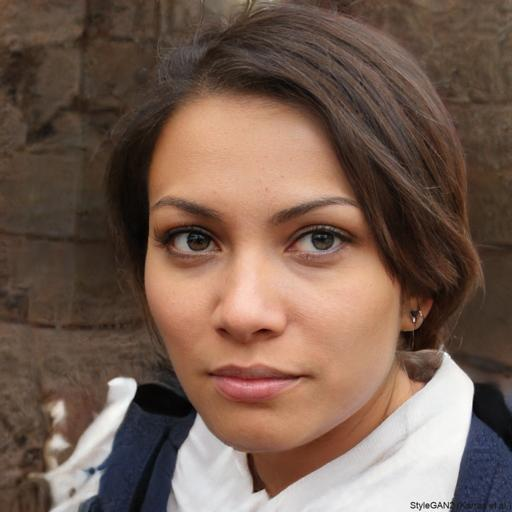
#> input picture dataset/fake/00bc43b8-4151-4a6f-9370-002f2f3e918d.jpg, 512 x 512 px; the run also reads 1 picture not shown here
$ jupyter execute preprocessing_demo.ipynb
#> lines starting #> are read from the running program, lines starting #| are printed output that depends on the picture
### src/preprocessing/patch_generator.py
import PIL.Image
import cv2
import numpy as np
import random
import concurrent.futures

def img_to_patches(input_path:str) -> tuple:
    """
    Returns 32x32 patches of a resized 256x256 images,
    it returns 64x64 patches on grayscale and 64x64 patches
    on the RGB color scale
    --------------------------------------------------------
    ## parameters:
    - input_path: Accepts input path of the image
    """
    img = PIL.Image.open(fp=input_path)
    if(input_path[-3:]!='jpg' or input_path[-4:]!='jpeg'):
        img = img.convert('RGB')
    if(img.size!=(256,256)):
        img = img.resize(size=(256,256))
    patch_size = 32
    grayscale_imgs = []
    imgs = []
    for i in range(0,img.height,patch_size):
        for j in range(0, img.width, patch_size):
            box = (j,i,j+patch_size,i+patch_size)
            img_color = np.asarray(img.crop(box))
            grayscale_image = cv2.cvtColor(src=img_color, code=cv2.COLOR_RGB2GRAY)
            grayscale_imgs.append(grayscale_image.astype(dtype=np.int32))
            imgs.append(img_color)
    return grayscale_imgs,imgs


def get_l1(v,x,y):
    l1=0
    # 1 to m, 1 to m-1
    for i in range(0,y-1):
        for j  in range(0,x):
            l1+=abs(v[j][i]-v[j][i+1])
    return l1

def get_l2(v,x,y):
    l2=0
    # 1 to m-1, 1 to m
    for i in range(0,y):
        for j  in range(0,x-1):
            l2+=abs(v[j][i]-v[j+1][i])
    return l2

def get_l3l4(v,x,y):
    l3=l4=0
    # 1 to m-1, 1 to m-1
    for i in range(0,y-1):
        for j  in range(0,x-1):
            l3+=abs(v[j][i]-v[j+1][i+1])
            l4+=abs(v[j+1][i]-v[j][i+1])

    return l3+l4

def get_pixel_var_degree_for_patch(patch:np.array)->int:
    """
    gives pixel variation for a given patch
    ---------------------------------------
    ## parameters:
    - patch: accepts a numpy array format of the patch of an image
    """
    x,y = patch.shape
    l1=l2=l3l4=0

    with concurrent.futures.ThreadPoolExecutor(max_workers=3) as executor:
        future_l1 = executor.submit(get_l1,patch,x,y)
        future_l2 = executor.submit(get_l2,patch,x,y)
        future_l3l4 = executor.submit(get_l3l4,patch,x,y)

        l1 = future_l1.result()
        l2 = future_l2.result()
        l3l4 = future_l3l4.result()

    return  l1+l2+l3l4


def extract_rich_and_poor_textures(variance_values:list, patches:list):
    """
    returns a list of rich texture and poor texture patches respectively
    --------------------------------------------------------------------
    ## parameters:
    - variance_values: list of values that are pixel variances of each patch
    - color_patches: coloured patches of the target image
    """
    threshold = np.mean(variance_values)
    rich_texture_patches = []
    poor_texture_patches = []
    for i,j in enumerate(variance_values):
        if j >= threshold:
            rich_texture_patches.append(patches[i])
        else:
            poor_texture_patches.append(patches[i])

    return rich_texture_patches, poor_texture_patches


def get_complete_image(patches:list, coloured=True):
    """
    Develops complete 265x256 image from rich and poor texture patches
    ------------------------------------------------------------------
    ## parameters:
    - patches: Takes a list of rich or poor texture patches
    """
    random.shuffle(patches)
    p_len = len(patches)
    while len(patches)<64:
        patches.append(patches[random.randint(0, p_len-1)])

    if(coloured==True):
        grid = np.asarray(patches).reshape((8,8,32,32,3))
    else:
        grid = np.asarray(patches).reshape((8,8,32,32))


    # joins columns to only leave rows
    rows = [np.concatenate(grid[i,:], axis=1) for i in range(8)]

    # joins the rows to create the final image
    img = np.concatenate(rows,axis=0)

    return img


def smash_n_reconstruct(input_path:str, coloured=True):
    """
    Performs the SmashnReconstruct part of preprocesing
    reference: [link](https://arxiv.org/abs/2311.12397)

    return rich_texture,poor_texture

    ----------------------------------------------------
    ## parameters:
    - input_path: Accepts input path of the image
    """
    gray_scale_patches, color_patches = img_to_patches(input_path=input_path)
    pixel_var_degree = []
    for patch in gray_scale_patches:
        pixel_var_degree.append(get_pixel_var_degree_for_patch(patch))

    # r_patch = list of rich texture patches, p_patch = list of poor texture patches
    if(coloured):
        r_patch,p_patch = extract_rich_and_poor_textures(variance_values=pixel_var_degree,patches=color_patches)
    else:
        r_patch,p_patch = extract_rich_and_poor_textures(variance_values=pixel_var_degree,patches=gray_scale_patches)
    rich_texture,poor_texture = None,None

    with concurrent.futures.ThreadPoolExecutor(max_workers=4) as executor:
        rich_texture_future = executor.submit(get_complete_image,r_patch,coloured)
        poor_texture_future = executor.submit(get_complete_image,p_patch,coloured)

        rich_texture = rich_texture_future.result()
        poor_texture = poor_texture_future.result()

    return rich_texture, poor_texture

if __name__=="main":
    smash_n_reconstruct(input_path="placeholder")

### src/preprocessing/filters.py
import numpy as np
import cv2
from scipy.ndimage import rotate

def apply_filter_a(src:np.ndarray):
    src_copy = np.copy(src)
    f1 = np.array([[[ 0,  0,  0,  0,  0],
        [ 0,  1,  0,  0,  0],
        [ 0,  0, -1,  0,  0],
        [ 0,  0,  0,  0,  0],
        [ 0,  0,  0,  0,  0]],

       [[ 0,  0,  0,  0,  0],
        [ 0,  0,  1,  0,  0],
        [ 0,  0, -1,  0,  0],
        [ 0,  0,  0,  0,  0],
        [ 0,  0,  0,  0,  0]],

       [[ 0,  0,  0,  0,  0],
        [ 0,  0,  0,  1,  0],
        [ 0,  0, -1,  0,  0],
        [ 0,  0,  0,  0,  0],
        [ 0,  0,  0,  0,  0]],

       [[ 0,  0,  0,  0,  0],
        [ 0,  0,  0,  0,  0],
        [ 0,  0, -1,  1,  0],
        [ 0,  0,  0,  0,  0],
        [ 0,  0,  0,  0,  0]],

       [[ 0,  0,  0,  0,  0],
        [ 0,  0,  0,  0,  0],
        [ 0,  0, -1,  0,  0],
        [ 0,  0,  0,  1,  0],
        [ 0,  0,  0,  0,  0]],

       [[ 0,  0,  0,  0,  0],
        [ 0,  0,  0,  0,  0],
        [ 0,  0, -1,  0,  0],
        [ 0,  0,  1,  0,  0],
        [ 0,  0,  0,  0,  0]],

       [[ 0,  0,  0,  0,  0],
        [ 0,  0,  0,  0,  0],
        [ 0,  0, -1,  0,  0],
        [ 0,  1,  0,  0,  0],
        [ 0,  0,  0,  0,  0]],

       [[ 0,  0,  0,  0,  0],
        [ 0,  0,  0,  0,  0],
        [ 0,  1, -1,  0,  0],
        [ 0,  0,  0,  0,  0],
        [ 0,  0,  0,  0,  0]]])

    img = cv2.filter2D(src=src_copy, kernel=f1[0], ddepth=-1)
    for filter in f1[1:]:
        img = cv2.add(img,cv2.filter2D(src=src_copy, kernel=filter, ddepth=-1))

    return img//8

def apply_filter_b(src:np.ndarray):
    src_copy = np.copy(src)
    f2 = np.array([[[ 0,  0,  0,  0,  0],
                    [ 0,  2,  1,  0,  0],
                    [ 0,  1, -3,  0,  0],
                    [ 0,  0,  0,  1,  0],
                    [ 0,  0,  0,  0,  0]],

                    [[ 0,  0, -1,  0,  0],
                    [ 0,  0,  3,  0,  0],
                    [ 0,  0, -3,  0,  0],
                    [ 0,  0,  1,  0,  0],
                    [ 0,  0,  0,  0,  0]],

                    [[ 0,  0,  0,  0,  0],
                    [ 0,  0,  1,  2,  0],
                    [ 0,  0, -3,  1,  0],
                    [ 0,  1,  0,  0,  0],
                    [ 0,  0,  0,  0,  0]],

                    [[ 0,  0,  0,  0,  0],
                    [ 0,  0,  0,  0,  0],
                    [ 0,  1, -3,  3, -1],
                    [ 0,  0,  0,  0,  0],
                    [ 0,  0,  0,  0,  0]],

                    [[ 0,  0,  0,  0,  0],
                    [ 0,  1,  0,  0,  0],
                    [ 0,  0, -3,  1,  0],
                    [ 0,  0,  1,  2,  0],
                    [ 0,  0,  0,  0,  0]],

                    [[ 0,  0,  0,  0,  0],
                    [ 0,  0,  1,  0,  0],
                    [ 0,  0, -3,  0,  0],
                    [ 0,  0,  3,  0,  0],
                    [ 0,  0, -1,  0,  0]],

                    [[ 0,  0,  0,  0,  0],
                    [ 0,  0,  0,  1,  0],
                    [ 0,  1, -3,  0,  0],
                    [ 0,  2,  1,  0,  0],
                    [ 0,  0,  0,  0,  0]],

                    [[ 0,  0,  0,  0,  0],
                    [ 0,  0,  0,  0,  0],
                    [-1,  3, -3,  1,  0],
                    [ 0,  0,  0,  0,  0],
                    [ 0,  0,  0,  0,  0]]])

    img = cv2.filter2D(src=src_copy, kernel=f2[0], ddepth=-1)
    for filter in f2[1:]:
        img = cv2.add(img,cv2.filter2D(src=src_copy, kernel=filter, ddepth=-1))

    return img//8


def apply_filter_c(src:np.ndarray):
    src_copy=np.copy(src)
    f3 = np.array([[[ 0,  0,  0,  0,  0],
                    [ 0,  0,  1,  0,  0],
                    [ 0,  0, -2,  0,  0],
                    [ 0,  0,  1,  0,  0],
                    [ 0,  0,  0,  0,  0]],

                    [[ 0,  0,  0,  0,  0],
                    [ 0,  0,  0,  0,  0],
                    [ 0,  1, -2,  1,  0],
                    [ 0,  0,  0,  0,  0],
                    [ 0,  0,  0,  0,  0]],

                    [[ 0,  0,  0,  0,  0],
                    [ 0,  1,  0,  0,  0],
                    [ 0,  0, -2,  0,  0],
                    [ 0,  0,  0,  1,  0],
                    [ 0,  0,  0,  0,  0]],

                    [[ 0,  0,  0,  0,  0],
                    [ 0,  0,  0,  1,  0],
                    [ 0,  0, -2,  0,  0],
                    [ 0,  1,  0,  0,  0],
                    [ 0,  0,  0,  0,  0]]])

    img = cv2.filter2D(src=src_copy, kernel=f3[0], ddepth=-1)
    for filter in f3[1:]:
        img = cv2.add(img,cv2.filter2D(src=src_copy, kernel=filter, ddepth=-1))

    return img//4


def apply_filter_d(src:np.ndarray):
    src_copy=np.copy(src)
    f4 = np.array([[[ 0,  0,  0,  0,  0],
                    [ 0, -1,  2, -1,  0],
                    [ 0,  2, -4,  2,  0],
                    [ 0,  0,  0,  0,  0],
                    [ 0,  0,  0,  0,  0]],

                    [[ 0,  0,  0,  0,  0],
                    [ 0, -1,  2,  0,  0],
                    [ 0,  2, -4,  0,  0],
                    [ 0, -1,  2,  0,  0],
                    [ 0,  0,  0,  0,  0]],

                    [[ 0,  0,  0,  0,  0],
                    [ 0,  0,  0,  0,  0],
                    [ 0,  2, -4,  2,  0],
                    [ 0, -1,  2, -1,  0],
                    [ 0,  0,  0,  0,  0]],

                    [[ 0,  0,  0,  0,  0],
                    [ 0,  0,  2, -1,  0],
                    [ 0,  0, -4,  2,  0],
                    [ 0,  0,  2, -1,  0],
                    [ 0,  0,  0,  0,  0]]])

    img = cv2.filter2D(src=src_copy, kernel=f4[0], ddepth=-1)
    for filter in f4[1:]:
        img = cv2.add(img,cv2.filter2D(src=src_copy, kernel=filter, ddepth=-1))

    return img//4

def apply_filter_e(src:np.ndarray):
    src_copy=np.copy(src)
    f5 = np.array([[[  1,   2,  -2,   2,   1],
                    [  2,  -6,   8,  -6,   2],
                    [ -2,   8, -12,   8,  -2],
                    [  0,   0,   0,   0,   0],
                    [  0,   0,   0,   0,   0]],

                [[  1,   2,  -2,   0,   0],
                    [  2,  -6,   8,   0,   0],
                    [ -2,   8, -12,   0,   0],
                    [  2,  -6,   8,   0,   0],
                    [  1,   2,  -2,   0,   0]],

                [[  0,   0,   0,   0,   0],
                    [  0,   0,   0,   0,   0],
                    [ -2,   8, -12,   8,  -2],
                    [  2,  -6,   8,  -6,   2],
                    [  1,   2,  -2,   2,   1]],

                [[  0,   0,  -2,   2,   1],
                    [  0,   0,   8,  -6,   2],
                    [  0,   0, -12,   8,  -2],
                    [  0,   0,   8,  -6,   2],
                    [  0,   0,  -2,   2,   1]]])

    img = cv2.filter2D(src=src_copy, kernel=f5[0], ddepth=-1)
    for filter in f5[1:]:
        img=cv2.add(img,cv2.filter2D(src=src_copy, kernel=filter, ddepth=-1))

    return img//4

def apply_filter_f(src:np.ndarray):
    src_copy=np.copy(src)
    f5 = np.asarray([[ 0,  0,  0,  0,  0],
                    [ 0,  -1,  2, -1,  0],
                    [ 0,  2,  -4,  2,  0],
                    [ 0,  -1,  2, -1,  0],
                    [ 0,  0,  0,  0,  0]])

    img = cv2.filter2D(src=src_copy, kernel=f5, ddepth=-1)
    return img


def apply_filter_g(src:np.ndarray):
    src_copy=np.copy(src)
    f5 = np.asarray([[ -1,   2,  -2,   2,  -1],
                    [  2,  -6,   8,  -6,   2],
                    [ -2,   8, -12,   8,  -2],
                    [  2,  -6,   8,  -6,   2],
                    [ -1,   2,  -2,   2,  -1]])

    img = cv2.filter2D(src=src_copy, kernel=f5, ddepth=-1)
    return img

def apply_all_filters(src:np.ndarray):
    src_copy = np.copy(src)
    img = np.array(cv2.cvtColor((apply_filter_a(src_copy) + apply_filter_b(src_copy) + apply_filter_c(src_copy) + \
            apply_filter_d(src_copy) + apply_filter_e(src_copy) + apply_filter_f(src_copy) + apply_filter_g(src_copy)), cv2.COLOR_RGB2GRAY)//7)
    img_thresh = np.median(img)+2
    return cv2.threshold(img,img_thresh,255,cv2.THRESH_BINARY)[1]

### src/preprocessing_demo.ipynb
[cell 1]
# --- Importing necessary libraries and modules ---
from preprocessing.filters import apply_all_filters  # Import the function that applies all predefined filters to an image
from preprocessing.patch_generator import smash_n_reconstruct  # Import the function to generate rich and poor texture patches from an image
import matplotlib.pyplot as plt
import numpy as np

### Processing AI generated Image

[cell 2]
# --- Extracting rich and poor texture patches from an AI-generated image ---
rt1, pt1 = smash_n_reconstruct('../dataset/fake/00bc43b8-4151-4a6f-9370-002f2f3e918d.jpg')  # Extract rich texture (rt1) and poor texture (pt1) from an AI-generated image
#> in img_to_patches, img is the input picture: PIL image 512x512 RGB; mean R, G, B 117.8, 93.7, 80.6
#> after the loop in img_to_patches, `for i in range(0,img.height,patch_size):`:
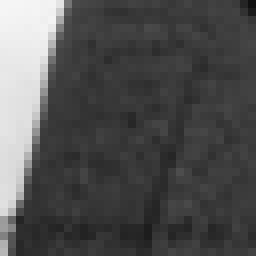
#> grayscale_image: shape (32, 32) (shown 8 times larger); min 16, max 245, mean 80.2
#> after the loop in img_to_patches, `for i in range(0,img.height,patch_size):`: grayscale_imgs = 64 items
#> the loop in smash_n_reconstruct, `for patch in gray_scale_patches:` made 64 passes
#> the loop in extract_rich_and_poor_textures, `for i,j in enumerate(variance_values):` made 64 passes
#> j on passes 1 to 12: 15112, 15232, 17698, 24931, 28151, 27856, 15708, 14191, 15259, 14386, 18797, 22244
#> in smash_n_reconstruct, `rich_texture = rich_texture_future.result()`:
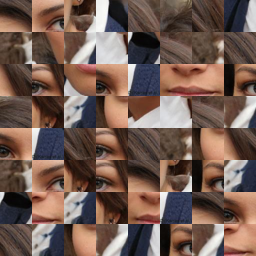
#> rich_texture: shape (256, 256, 3); mean of channels 0, 1, 2 115.3, 91.8, 82.1; drawn as R, G, B
#> in smash_n_reconstruct, `poor_texture = poor_texture_future.result()`:
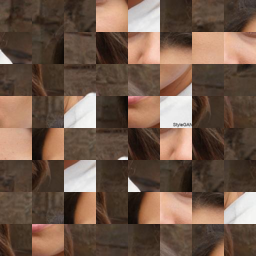
#> poor_texture: shape (256, 256, 3); mean of channels 0, 1, 2 112.6, 89, 73.9; drawn as R, G, B

# --- Visualizing the rich and poor textures of the AI-generated image ---
plt.subplot(1,2,1)  # Create a subplot with 1 row and 2 columns, plot on the first subplot
plt.imshow(rt1)  # Display the rich texture image
plt.title('rich texture - AI generated image')  # Title for the rich texture subplot

plt.subplot(1,2,2)  # Plot on the second subplot
plt.imshow(pt1)  # Display the poor texture image
plt.title('poor texture - AI generated')  # Title for the poor texture subplot

plt.show()  # Show the combined plot for both textures
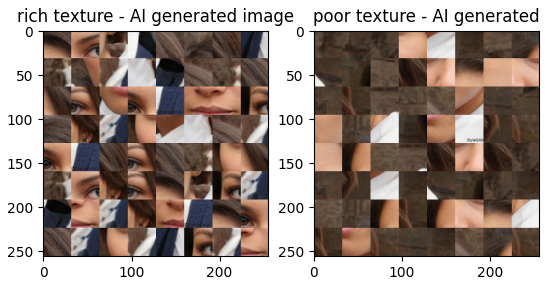
#> figure drawn by matplotlib, 2 panels

### Applying high pass filters

[cell 3]
# --- Apply high pass filters to the rich and poor textures of the AI-generated image ---
rt1 = apply_all_filters(rt1)  # Apply the filter to the rich texture
#> after the loop in apply_filter_a, `for filter in f1[1:]:`:
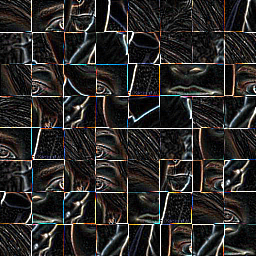
#> img: shape (256, 256, 3); mean of channels 0, 1, 2 42.7, 40.7, 39.2; drawn as R, G, B
#> in apply_all_filters, `return cv2.threshold(img,img_thresh,255,cv2.THRESH_BINARY)[1]`:
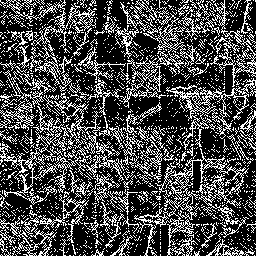
#> returned value: shape (256, 256); 28.7% white in thin lines or dots
pt1 = apply_all_filters(pt1)  # Apply the filter to the poor texture
#> after the loop in apply_filter_a (call 2), `for filter in f1[1:]:`:
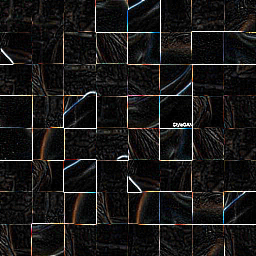
#> img: shape (256, 256, 3); mean of channels 0, 1, 2 24.1, 22.9, 22.3; drawn as R, G, B
#> in apply_filter_a (call 2), `return img//8`:
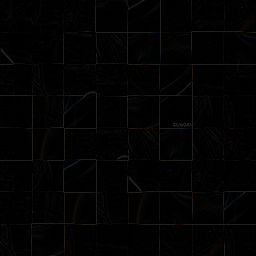
#> returned value: shape (256, 256, 3); mean of channels 0, 1, 2 2.6, 2.5, 2.4; drawn as R, G, B
#> the loop in apply_filter_b (call 2), `for filter in f2[1:]:` made 7 passes
#> pass 1, in apply_filter_b (call 2), `img = cv2.add(img,cv2.filter2D(src=src_copy, kernel=filter, ddepth=-1))`:
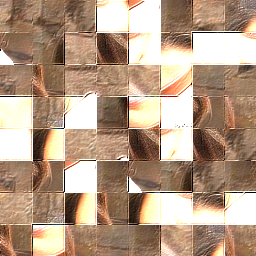
#> img: shape (256, 256, 3); mean of channels 0, 1, 2 180.7, 154.8, 132.6; drawn as R, G, B
#> after the loop in apply_filter_b (call 2), `for filter in f2[1:]:`:
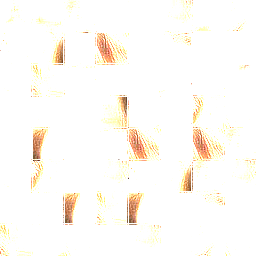
#> img: shape (256, 256, 3); mean of channels 0, 1, 2 254, 251, 246.1; drawn as R, G, B

[cell 4]
# --- Visualizing the filtered rich and poor textures of the AI-generated image ---
plt.subplot(1,2,1)  # Create a subplot with 1 row and 2 columns, plot on the first subplot
plt.imshow(rt1, cmap='gray')  # Display the filtered rich texture in grayscale
plt.title('rich texture - AI generated image')  # Title for the rich texture subplot

plt.subplot(1,2,2)  # Plot on the second subplot
plt.imshow(pt1, cmap='gray')  # Display the filtered poor texture in grayscale
plt.title('poor texture - AI generated')  # Title for the poor texture subplot

plt.show()  # Show the combined plot for both texture

### Processing Real Image

[cell 5]
# --- Visualizing the rich and poor textures of the real image ---
rt2,pt2 = smash_n_reconstruct('../dataset/real/00000.jpg')
#> the loop in smash_n_reconstruct (call 2), `for patch in gray_scale_patches:` made 64 passes
#> the loop in extract_rich_and_poor_textures (call 2), `for i,j in enumerate(variance_values):` made 64 passes
#> j on passes 1 to 12: 6822, 27541, 43282, 41972, 33312, 22026, 17445, 14186, 13443, 35148, 29447, 24343
plt.subplot(1,2,1)  # Create a subplot with 1 row and 2 columns, plot on the first subplot
plt.imshow(rt2)  # Display the rich texture image
plt.title('rich texture - Real image')  # Title for the rich texture subplot

plt.subplot(1,2,2)  # Plot on the second subplot
plt.imshow(pt2)  # Display the poor texture image
plt.title('poor texture - Real Image')  # Title for the poor texture subplot

plt.show()  # Show the combined plot for both textures

[cell 6]
# --- Applying high pass filters to the real image's rich and poor textures ---
rt2 = apply_all_filters(rt2)  # Apply the filter to the rich texture
pt2 = apply_all_filters(pt2)  # Apply the filter to the poor texture

[cell 7]
# --- Visualizing the filtered rich and poor textures of the real image ---
plt.subplot(1,2,1)  # Create a subplot with 1 row and 2 columns, plot on the first subplot
plt.imshow(rt2, cmap='gray')  # Display the filtered rich texture in grayscale
plt.title('rich texture - Real image')  # Title for the rich texture subplot

plt.subplot(1,2,2)  # Plot on the second subplot
plt.imshow(pt2, cmap='gray')  # Display the filtered poor texture in grayscale
plt.title('poor texture - Real Image')  # Title for the poor texture subplot

plt.show()  # Show the combined plot for both textures
